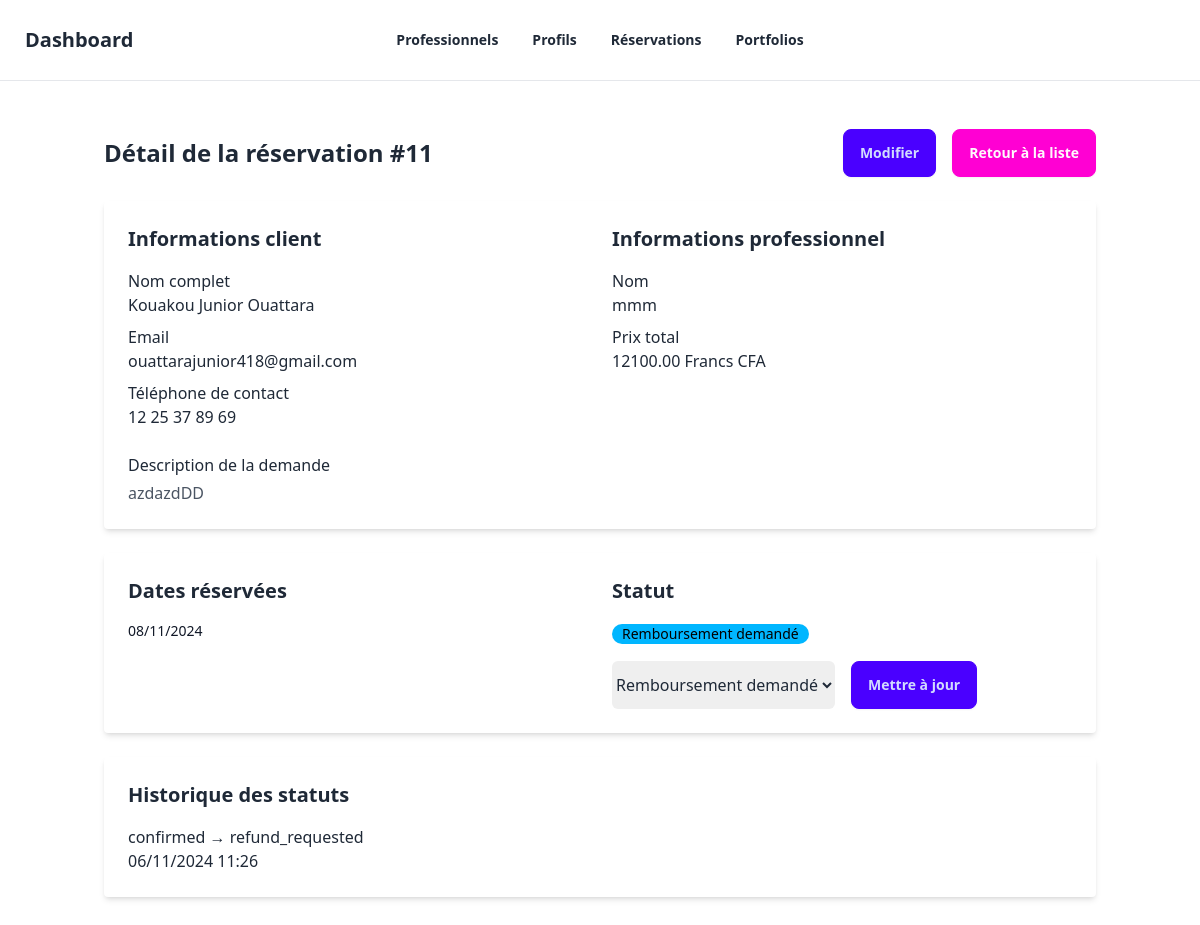
/dashboard/reservations/11/ (signed in), run on the app's committed database.
### reservations/models.py (models this page shows, shortened)
class Reservation(models.Model):
    objects = ReservationManager()
    professionnel = models.ForeignKey(
        Professionnel,
        on_delete=models.CASCADE,
        related_name="reservations"
    )
    client = models.ForeignKey(
        settings.AUTH_USER_MODEL,
        on_delete=models.CASCADE
    )
    description = models.TextField(
        verbose_name="Description de la demande",
        help_text="Décrivez le travail que vous souhaitez faire réaliser"
    )
    phone = models.CharField(
        max_length=20,
        verbose_name="Numéro de téléphone"
    )
    selected_dates = models.JSONField(
        verbose_name="Dates sélectionnées",
        help_text="Les dates de réservation sélectionnées"
    )
    created_at = models.DateTimeField(
        auto_now_add=True,
        verbose_name="Date de création"
    )
    status = models.CharField(
        max_length=20,
        choices=ReservationStatus.choices,
        default=ReservationStatus.PENDING,
        verbose_name="Statut"
    )
    last_status_change = models.DateTimeField(
        auto_now_add=True,
        verbose_name="Dernière modification du statut"
    )
    cancelled_at = models.DateTimeField(null=True, blank=True)
    total_price = models.DecimalField(
        max_digits=10,
        decimal_places=2,
        verbose_name="Prix total",
        help_text="Prix total basé sur le nombre de jours × tarif journalier",
        editable=False
    )
    class Meta:
        ordering = ['-created_at']
        constraints = [
            models.UniqueConstraint(
                fields=["professionnel", "client", "created_at"],
                name="unique_reservation"
            )
        ]

class ReservationStatusHistory(models.Model):
    reservation = models.ForeignKey(
        'Reservation',
        on_delete=models.CASCADE,
        related_name='status_history'
    )
    old_status = models.CharField(
        max_length=20,
        choices=ReservationStatus.choices,
        verbose_name="Ancien statut"
    )
    new_status = models.CharField(
        max_length=20,
        choices=ReservationStatus.choices,
        verbose_name="Nouveau statut"
    )
    changed_at = models.DateTimeField(
        auto_now_add=True,
        verbose_name="Date du changement"
    )
    changed_by = models.ForeignKey(
        settings.AUTH_USER_MODEL,
        on_delete=models.SET_NULL,
        null=True,
        blank=True,
        verbose_name="Modifié par"
    )
    class Meta:
        ordering = ['-changed_at']

### professionnels/models.py (models this page shows, shortened)
class Professionnel(models.Model):
    full_name = models.CharField(max_length=255, verbose_name="Nom complet")
    profile_photo = models.ImageField(
        upload_to="photos/", null=True, blank=True, verbose_name="Photo de profil"
    )
    email = models.EmailField(unique=True, verbose_name="Email", db_index=True)
    phone = models.CharField(max_length=20, verbose_name="Téléphone", db_index=True)
    CITY_CHOICES = [
        ("Abidjan", "Abidjan"),
        ("Yamoussoukro", "Yamoussoukro"),
    ]
    city = models.CharField(max_length=100, choices=CITY_CHOICES, verbose_name="Ville")
    COMMUNE_CHOICES = [
        ("Abobo", "Abobo"),
        ("Adjamé", "Adjamé"),
    ]
    commune = models.CharField(
        max_length=100, choices=COMMUNE_CHOICES, verbose_name="Commune"
    )
    presentation_video = models.FileField(
        upload_to="videos/", null=True, blank=True, verbose_name="Vidéo de présentation"
    )
    SPECIALIZATIONS = [
        ("Gros Oeuvre", "Gros Oeuvre"),
        ("Second Oeuvre", "Second Oeuvre"),
    ]
    specialization = models.CharField(
        max_length=255, choices=SPECIALIZATIONS, verbose_name="Spécialisation"
    )
    class SkillLevel(models.TextChoices):
        DEBUTANT = "Débutant", "Débutant"
        INTERMEDIAIRE = "Intermédiaire", "Intermédiaire"
        EXPERT = "Expert", "Expert"
    skill_level = models.CharField(
        max_length=50,
        choices=SkillLevel.choices,
        verbose_name="Niveau de compétence",
    )
    certifications = models.TextField(verbose_name="Certifications", blank=True)
    years_of_experience = models.PositiveIntegerField(
        help_text="Nombre d'années d'expérience", verbose_name="Années d'expérience"
    )
    daily_rate = models.DecimalField(
        max_digits=10, decimal_places=2, verbose_name="Tarif journalier"
    )
    availability = models.CharField(
        max_length=255,
        help_text="Exemple : Lundi,Mardi,Mercredi",
        verbose_name="Disponibilité",
    )
    class Meta:
        constraints = [
            models.UniqueConstraint(fields=["email"], name="unique_email"),
        ]

### dashboard/views.py (the view)
# urls.py: path('reservations/<int:pk>/', views.reservation_detail, name='reservation_detail'),
@staff_member_required
def reservation_detail(request, pk):
    reservation = get_object_or_404(Reservation, pk=pk)
    selected_dates = []
    if reservation.selected_dates:
        try:
            if isinstance(reservation.selected_dates, str):
                dates = json.loads(reservation.selected_dates)
            else:
                dates = reservation.selected_dates
            selected_dates = [datetime.strptime(date, '%Y-%m-%d').date() for date in dates]
        except (json.JSONDecodeError, ValueError):
            messages.error(request, "Erreur lors du chargement des dates")
    status_form = StatusUpdateForm(
        initial={'status': reservation.status},
        reservation=reservation
    )
    status_history = reservation.status_history.all()
    context = {
        'reservation': reservation,
        'status_history': status_history,
        'selected_dates': selected_dates,
        'can_edit': reservation.status not in [
            ReservationStatus.COMPLETED,
            ReservationStatus.CANCELLED,
            ReservationStatus.REFUNDED
        ],
        'status_form': status_form
    }
    return render(request, 'dashboard/reservation_detail.html', context)

### reservations/forms.py (shortened to what this page needs)
class StatusUpdateForm(forms.Form):
    status = forms.ChoiceField(
        choices=ReservationStatus.choices,
        widget=forms.Select(attrs={
            'class': 'form-select rounded-md border-gray-300'
        })
    )
    def __init__(self, *args, reservation=None, **kwargs):
        super().__init__(*args, **kwargs)
        self.reservation = reservation

### reservations/managers.py (called while the page is built)
    def get_queryset(self):
        return ReservationQuerySet(self.model, using=self._db)

### dashboard/templates/dashboard/reservation_detail.html (shortened to what this page needs)
{% extends "dashboard/base.html" %}
{% load static %}
{% block content %}
<div class="container mx-auto px-4 py-6">
    <div class="flex justify-between items-center mb-6">
        <h1 class="text-2xl font-bold">Détail de la réservation #{{ reservation.id }}</h1>
        <div class="flex space-x-4">
            {% if can_edit %}
                <a href="{% url 'dashboard:reservation_edit' reservation.pk %}"
                   class="btn btn-primary">
                    Modifier
                </a>
            {% endif %}
            <a href="{% url 'dashboard:reservation_list' %}"
               class="btn btn-secondary">
                Retour à la liste
            </a>
        </div>
    </div>
    <div class="bg-white shadow-md rounded p-6 mb-6">
        <div class="grid grid-cols-1 md:grid-cols-2 gap-6">
            <div>
                <h2 class="text-xl font-semibold mb-4">Informations client</h2>
                <dl>
                    <dt class="font-medium">Nom complet</dt>
                    <dd class="mb-2">{{ reservation.client.get_full_name }}</dd>
                    <dt class="font-medium">Email</dt>
                    <dd class="mb-2">{{ reservation.client.email }}</dd>
                    <dt class="font-medium">Téléphone de contact</dt>
                    <dd class="mb-2">{{ reservation.phone }}</dd>
                </dl>
            </div>
            <div>
                <h2 class="text-xl font-semibold mb-4">Informations professionnel</h2>
                <dl>
                    <dt class="font-medium">Nom</dt>
                    <dd class="mb-2">{{ reservation.professionnel.full_name }}</dd>
                    <dt class="font-medium">Prix total</dt>
                    <dd class="mb-2">{{ reservation.total_price }} Francs CFA</dd>
                </dl>
            </div>
        </div>
        {% if reservation.description %}
        <div class="mt-4">
            <h3 class="font-medium">Description de la demande</h3>
            <p class="mt-1 text-gray-600">{{ reservation.description }}</p>
        </div>
        {% endif %}
    </div>
    <div class="bg-white shadow-md rounded p-6 mb-6">
        <div class="grid grid-cols-1 md:grid-cols-2 gap-6">
            <div>
                <h2 class="text-xl font-semibold mb-4">Dates réservées</h2>
                <ul class="space-y-2">
                    {% for date in selected_dates %}
                        <li class="text-sm text-gray-900">
                            {{ date|date:"d/m/Y" }}
                        </li>
                    {% endfor %}
                </ul>
            </div>
            <div>
                <h2 class="text-xl font-semibold mb-4">Statut</h2>
                <div class="mb-4">
                    <span class="badge
                        {% if reservation.status == 'completed' %}badge-success
                        {% elif reservation.status == 'cancelled' %}badge-error
                        {% else %}badge-info{% endif %}">
                        {{ reservation.get_status_display }}
                    </span>
                </div>
                {% if can_edit %}
                    <form method="POST" action="{% url 'dashboard:reservation_status_update' reservation.pk %}" class="mt-4">
                        <div class="flex space-x-4">
                            {{ status_form.status }}
                            <button type="submit" class="btn btn-primary">
                                Mettre à jour
                            </button>
                        </div>
                    </form>
                {% endif %}
            </div>
        </div>
    </div>
    {% if status_history %}
        <div class="bg-white shadow-md rounded p-6">
            <h2 class="text-xl font-semibold mb-4">Historique des statuts</h2>
            <div class="space-y-4">
                {% for history in status_history %}
                <div class="status-history-item">
                    <div class="status-change">
                        {{ history.old_status }} → {{ history.new_status }}
                    </div>
                    <div class="change-date">
                        {{ history.changed_at|date:"d/m/Y H:i" }}
                    </div>
                </div>
                {% endfor %}
            </div>
        </div>
    {% endif %}
</div>
{% endblock %}

### data on the page
Reservation: id "11", client.get_full_name "Kouakou Junior Ouattara", client.email "ouattarajunior418@gmail.com", phone "12 25 37 89 69", professionnel.full_name "mmm", total_price "12100.00", description "azdazdDD", status "Remboursement demandé"
ReservationStatusHistory: old_status "confirmed", new_status "refund_requested", changed_at "06/11/2024 11:26"

### other printed values
{{ date|date:"d/m/Y" }} "08/11/2024"
